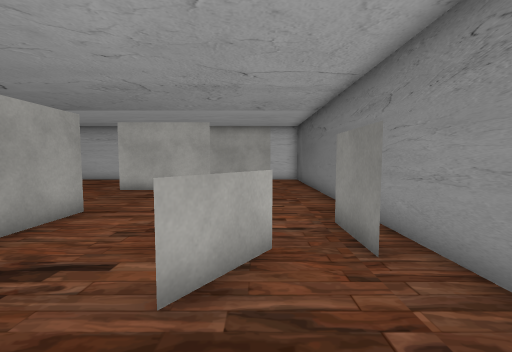
[1] (above)

15 first-person views from a walk through a 3-D level made in the Unity game engine. The camera is 1.4 m above the floor, tilts 4° down and sees 90° across. The floor is counted in squares, 1 m on a side. Each view is taken from the middle of a square. On the plan, view 1 faces up. The plan holds only what a view shows up to about 13 squares ahead; the rest is blank. The player character is not drawn. Some surface patterns are stand-ins.

[2]
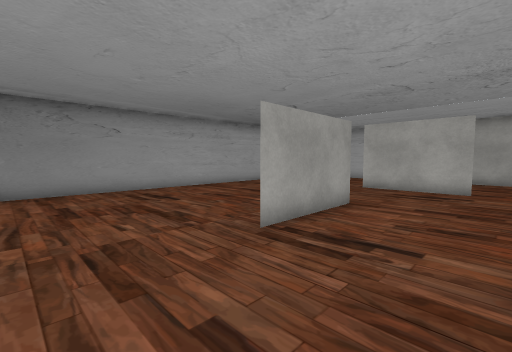

[3]
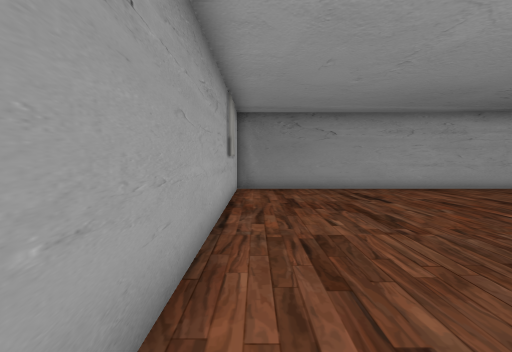

[4]
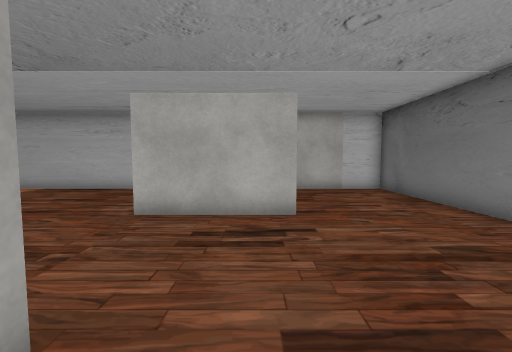

[5]
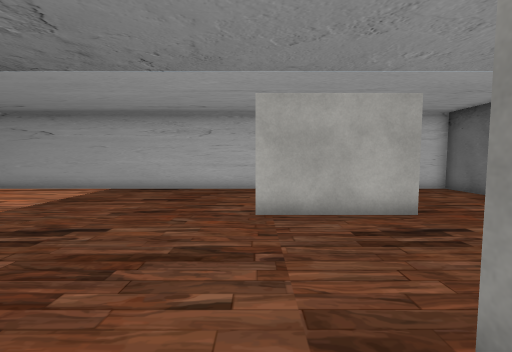

[6]
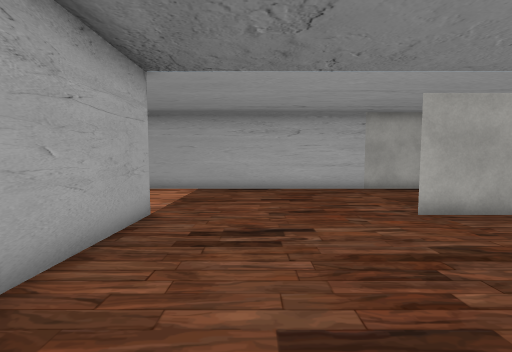

[7]
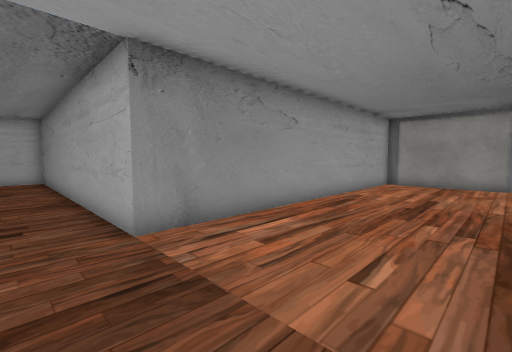

[8]
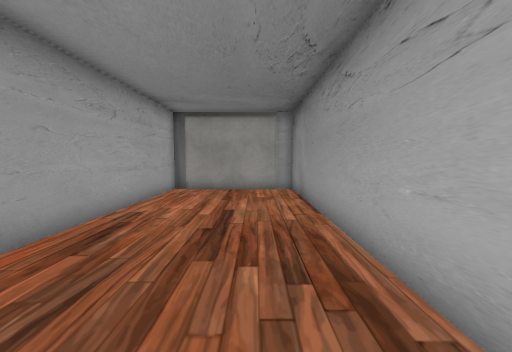

[9]
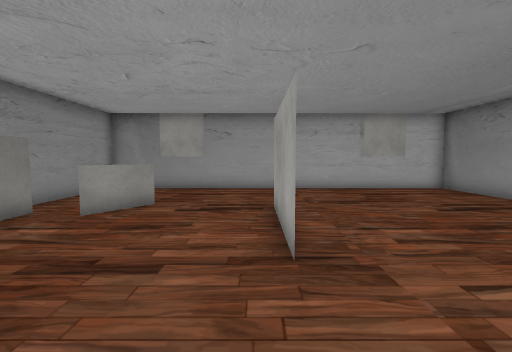

[10]
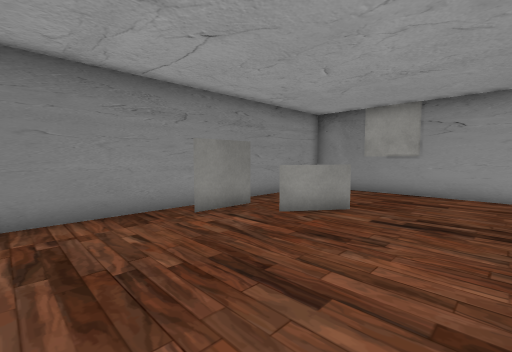

[11]
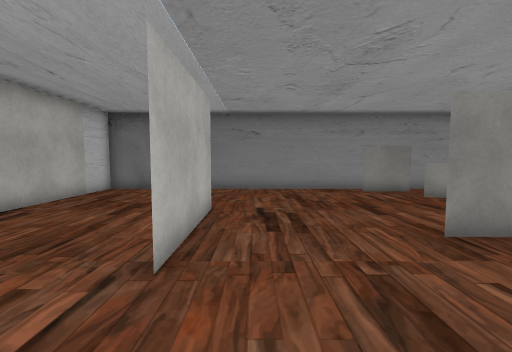

[12]
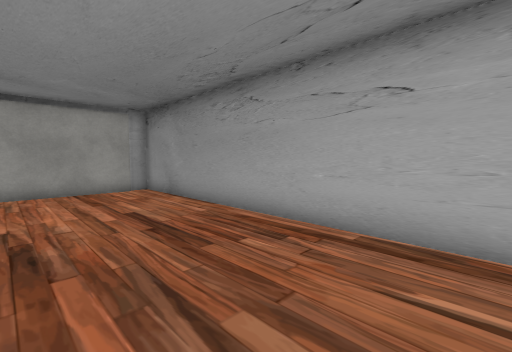

[13]
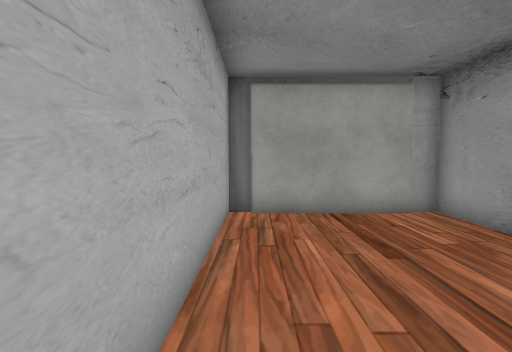

[14]
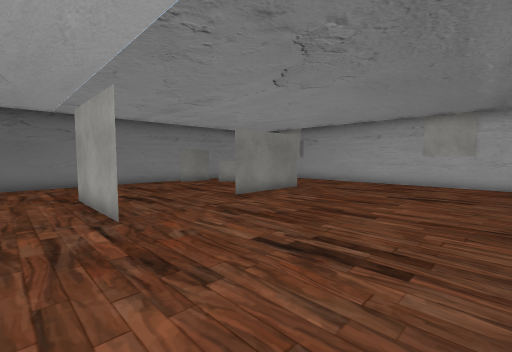

[15]
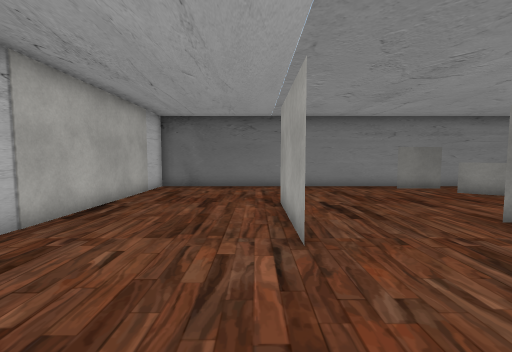

### Floor plan
Points are (right, up) in squares from view 1. A wall is a line through its corners. A room is listed if a view was taken in it or the views show most of it. See-through windows are left out.
Room 1 (views 1, 2, 3, 4, 5, 6, 7, 8, 9, 10, 11, 12, 13, 14, 15)
walls: (-6.1, 11.3) (-2.1, 11.3); (-4.5, 6.8) (-4.5, 2.6) (-4.5, 6.8); (-1.9, 11.2) (-6.1, 11.2); (0.3, 4) (-0.9, 2.2) (0.3, 4); (1.7, 3.5) (1.7, 5.6); (-25.6, 12) (-25.6, 11.3) (-12.6, 11.3) (-12.6, -1.9) (2.7, -1.9) (2.7, 16.7) (-25.6, 16.7) (-25.6, 15.9); (-25.4, 16) (-25.4, 11.9)

Where each view was taken, in squares from view 1:
view 1: 0 up, 0 right, facing up
view 2: 1 down, 1 left, facing up-left
view 3: 1 down, 1 left, facing left
view 4: 5 up, 3 left, facing up
view 5: 5 up, 6 left, facing up
view 6: 5 up, 10 left, facing up
view 7: 16 up, 11 left, facing down-left
view 8: 15 up, 14 left, facing left
view 9: 10 up, 4 left, facing down
view 10: 9 up, 4 left, facing down-right
view 11: 10 up, 9 left, facing right
view 12: 12 up, 14 left, facing up-left
view 13: 12 up, 19 left, facing left
view 14: 13 up, 12 left, facing down-right
view 15: 12 up, 10 left, facing right
